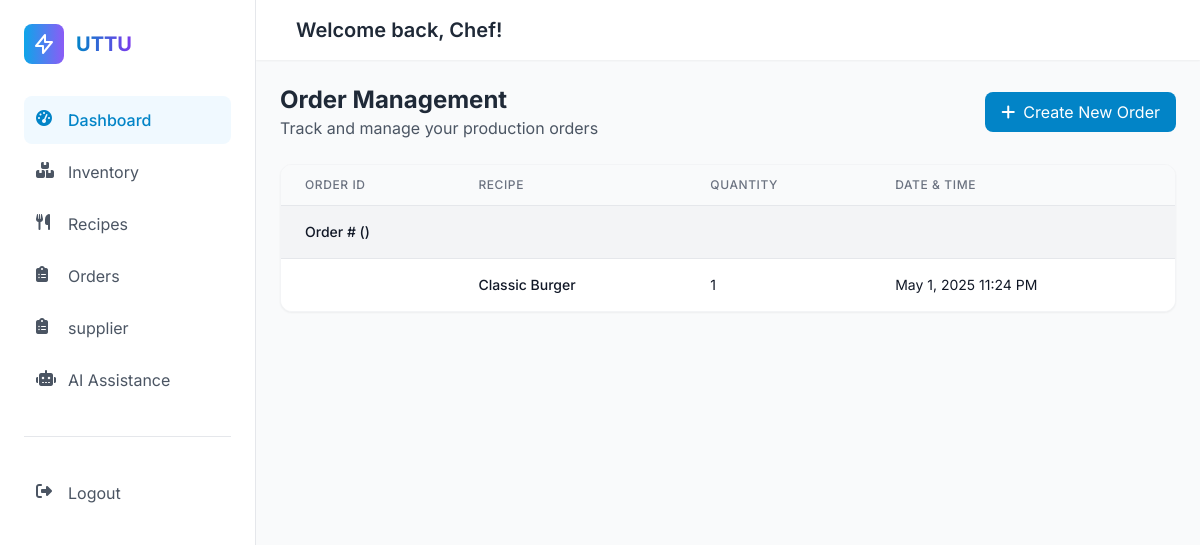
The app's page /orders/, older data.
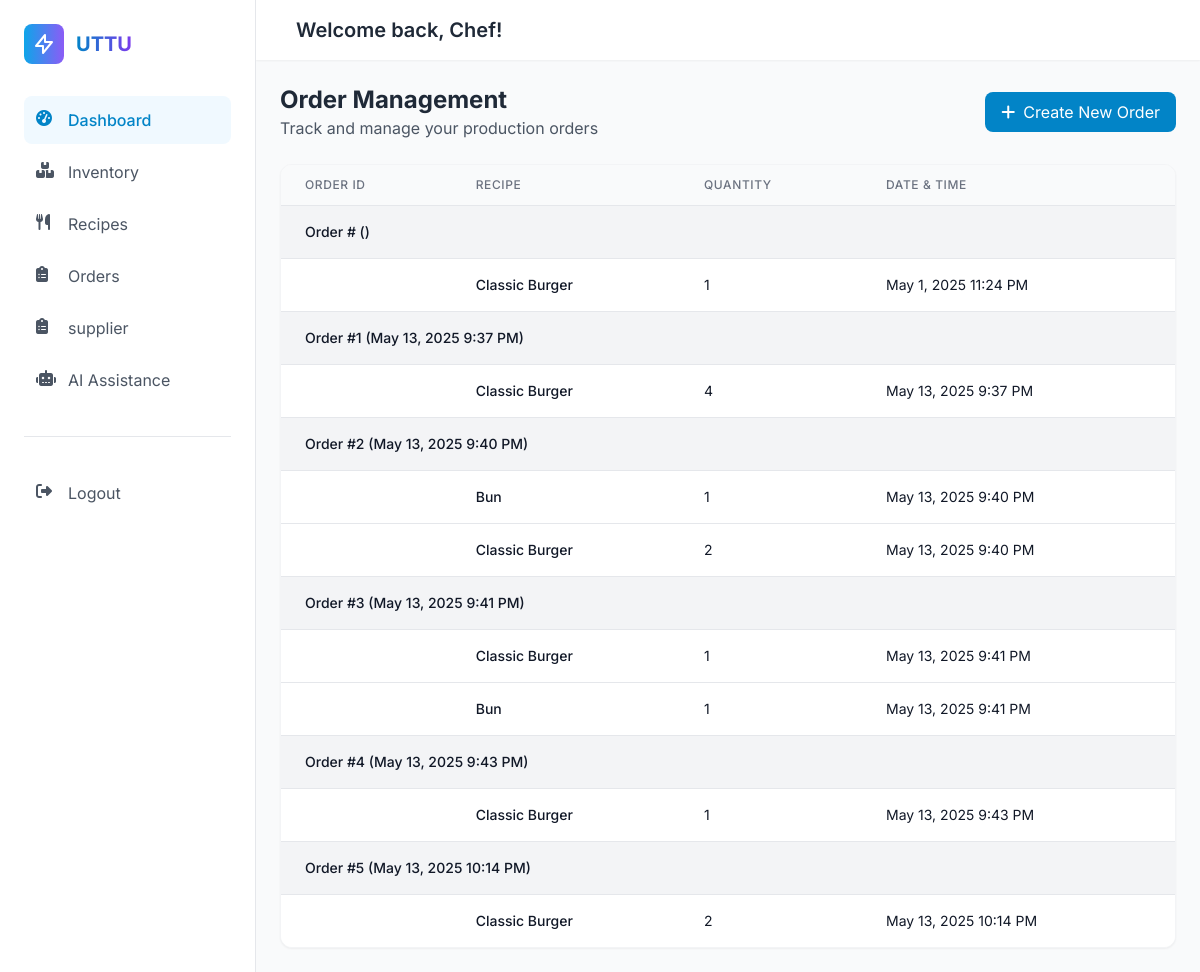
The same page, newer data.
### app/models.py (models this page shows, shortened)
class OrderLog(models.Model):
    order = models.ForeignKey(Order, related_name='items', on_delete=models.CASCADE, null=True)
    recipe = models.ForeignKey(Recipe, on_delete=models.CASCADE)
    timestamp = models.DateTimeField(default=timezone.now)
    quantity_made = models.PositiveIntegerField(default=1)

class Recipe(models.Model):
    name = models.CharField(max_length=100)

class Order(models.Model):
    timestamp = models.DateTimeField(default=timezone.now)

### app/views.py (the view)
# urls.py: path('orders/', views.orders, name='orders'),
def orders(request):
    orders = OrderLog.objects.all()
    context = {
        'orders': orders
    }
    return render(request, 'Orders.html', context)

### templates/Orders.html
{% extends "base.html" %}
{% block content %}
<section id="orders-section" class="section p-6">
    <div class="flex flex-col md:flex-row justify-between items-start md:items-center mb-6 gap-4">
        <div>
            <h2 class="text-2xl font-bold text-gray-800">Order Management</h2>
            <p class="text-gray-600">Track and manage your production orders</p>
        </div>
        <a href="{% url 'create_order' %}" id="create-order-btn" class="bg-primary-600 hover:bg-primary-700 text-white px-4 py-2 rounded-lg transition-all flex items-center">
            <i class="fas fa-plus mr-2"></i> Create New Order
        </a>
    </div>
    <div class="bg-white rounded-xl shadow-sm border border-gray-100 overflow-hidden">
        <div class="overflow-x-auto">
            <table class="min-w-full divide-y divide-gray-200" >
                <thead class="bg-gray-50">
                    <tr>
                        <th class="px-6 py-3 text-left text-xs font-medium text-gray-500 uppercase tracking-wider">Order ID</th>
                        <th class="px-6 py-3 text-left text-xs font-medium text-gray-500 uppercase tracking-wider">Recipe</th>
                        <th class="px-6 py-3 text-left text-xs font-medium text-gray-500 uppercase tracking-wider">Quantity</th>
                        <th class="px-6 py-3 text-left text-xs font-medium text-gray-500 uppercase tracking-wider">Date & Time</th>
                    </tr>
                </thead>
                <tbody id="orders-table" class="bg-white divide-y divide-gray-200">
                    {% regroup orders by order as order_groups %}
                    {% for group in order_groups %}
                        <tr>
                            <td colspan="4" class="px-6 py-4 whitespace-nowrap bg-gray-100">
                                <div class="text-sm font-medium text-gray-900">
                                    Order #{{ group.grouper.id }} ({{ group.grouper.timestamp|date:"F j, Y g:i A" }})
                                </div>
                            </td>
                        </tr>
                        {% for item in group.list %}
                            <tr>
                                <td class="px-6 py-4 whitespace-nowrap">
                                </td>
                                <td class="px-6 py-4 whitespace-nowrap">
                                    <div class="text-sm font-medium text-gray-900">
                                        {{ item.recipe.name }}
                                    </div>
                                </td>
                                <td class="px-6 py-4 whitespace-nowrap">
                                    <div class="text-sm text-gray-900">
                                        {{ item.quantity_made }}
                                    </div>
                                </td>
                                <td class="px-6 py-4 whitespace-nowrap">
                                    <div class="text-sm text-gray-900">
                                        {{ item.timestamp|date:"F j, Y g:i A" }}
                                    </div>
                                </td>
                            </tr>
                        {% endfor %}
                    {% endfor %}
                </tbody>
            </table>
        </div>
    </div>
</section>
{% endblock content %}

Row changes from the older to the newer data that the page shows:
added Order: grouper.id "1", grouper.timestamp "May 13, 2025 9:37 PM"
added OrderLog: recipe.name "Classic Burger", quantity_made "4", timestamp "May 13, 2025 9:37 PM", shown under "1"
added Order: grouper.id "2", grouper.timestamp "May 13, 2025 9:40 PM"
added OrderLog: recipe.name "Bun", quantity_made "1", timestamp "May 13, 2025 9:40 PM", shown under "2"
added OrderLog: recipe.name "Classic Burger", quantity_made "2", timestamp "May 13, 2025 9:40 PM"
added Order: grouper.id "3", grouper.timestamp "May 13, 2025 9:41 PM"
added OrderLog: recipe.name "Classic Burger", quantity_made "1", timestamp "May 13, 2025 9:41 PM", shown under "3"
added OrderLog: recipe.name "Bun", quantity_made "1", timestamp "May 13, 2025 9:41 PM", shown under "3"
added Order: grouper.id "4", grouper.timestamp "May 13, 2025 9:43 PM"
added OrderLog: recipe.name "Classic Burger", quantity_made "1", timestamp "May 13, 2025 9:43 PM", shown under "4"
added Order: grouper.id "5", grouper.timestamp "May 13, 2025 10:14 PM"
added OrderLog: recipe.name "Classic Burger", quantity_made "2", timestamp "May 13, 2025 10:14 PM", shown under "5"
